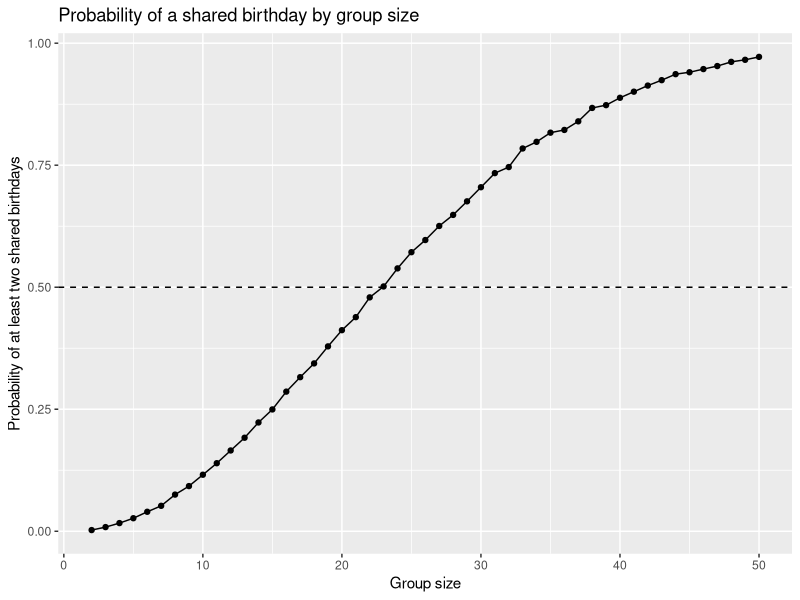

This chart was generated by the following R code: (Note: this script raises an error after producing the figure.)
## ---- chunk 1
library(tidyverse)
set.seed(1)

birthday_repeated = function(n_room) {
  
  birthdays = sample(1:365, size = n_room, replace = TRUE)
  
  repeated_birthdays = length(unique(birthdays)) < n_room
  
  return(repeated_birthdays)
  
}

sim_results = 
  tibble(group_size = 2:50) |> 
  mutate(
    prob_repeated = map_dbl(
      group_size,
      \(n) mean(replicate(10000, birthday_repeated(n)))
    )
  )

sim_results |> 
  ggplot(aes(x = group_size, y = prob_repeated)) +
  geom_point() +
  geom_line() +
  geom_hline(yintercept = 0.5, linetype = "dashed") +
  labs(
    title = "Probability of a shared birthday by group size",
    x = "Group size",
    y = "Probability of at least two shared birthdays"
  )
## ---- chunk 2
library(tidyverse)
file_names = tibble(
  file = list.files("data", full.names = TRUE)
)

file_names = file_names %>%
  mutate(
    data = map(file, read_csv),
    file_name = basename(file),
    arm = if_else(
      str_detect(file_name, "^con"),
      "control",
      "experimental"
    ),
    subject_id = str_extract(file_name, "\\d+")
  )

longitudinal_df =
  file_names %>%
  unnest(data) %>%
  pivot_longer(
    cols = starts_with("week_"),
    names_to = "week",
    values_to = "observation"
  ) %>%
  mutate(
    week = as.integer(str_remove(week, "week_"))
  ) %>%
  select(subject_id, arm, week, observation)




## ---- chunk 3
set.seed(1)

sim_t <- function(mu, n = 30, sigma = 5, nsim = 5000) {
  map_dfr(1:nsim, \(i) {
    x <- rnorm(n, mean = mu, sd = sigma)
    broom::tidy(t.test(x, mu = 0)) |> select(estimate, p.value)
  }) |> mutate(mu = mu)
}

res <- map_dfr(0:6, sim_t)

summ <- res |>
  group_by(mu) |>
  summarize(power   = mean(p.value < 0.05),
            avg_all = mean(estimate),
            avg_rej = mean(estimate[p.value < 0.05]))

# Plot 1: power vs mu
ggplot(summ, aes(mu, power)) +
  geom_line() + geom_point() +
  labs(x = "True mu", y = "Proportion of null rejected (power)")

# Plot 2: average estimate, all vs rejected only
summ |>
  pivot_longer(c(avg_all, avg_rej), names_to = "which", values_to = "avg") |>
  mutate(which = recode(which, avg_all = "All samples",
                        avg_rej = "Only samples where null rejected")) |>
  ggplot(aes(mu, avg, color = which)) +
  geom_line() + geom_point() +
  geom_abline(slope = 1, intercept = 0, linetype = "dashed") +
  labs(x = "True mu", y = "Average estimate of mu-hat", color = NULL)
